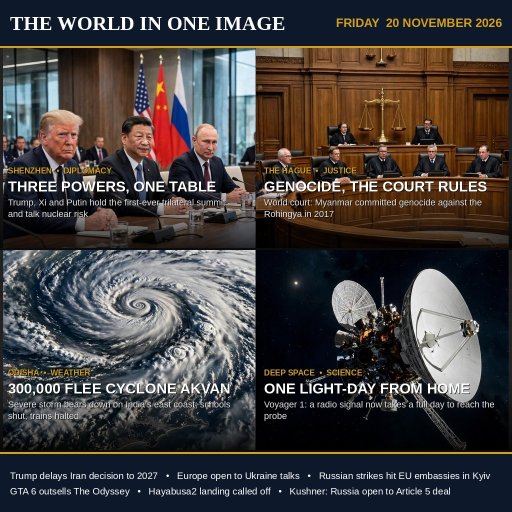
#> input picture entry.png, 1024 x 1024 px, given in place of artwork.png, which was not available (shown at 1/2 size)
$ python compose.py
#> lines starting #> are read from the running program, lines starting #| are printed output that depends on the picture
#!/usr/bin/env python3
"""Compose the final 1024x1024 news front page for news-image-20261120.

Build-time only: takes the generated 2x2 panel artwork (artwork.png),
crops each quadrant, and overlays a newspaper masthead, per-panel
headlines/captions and a bottom news ticker with PIL. Output is
entry.png (PNG if it fits in 1 MiB, else JPEG bytes under the same name).
Deterministic: no timestamps, no randomness, fixed fonts and layout.
"""
import os
from PIL import Image, ImageDraw, ImageFont, ImageOps

HERE = os.path.dirname(os.path.abspath(__file__))
SRC = os.path.join(HERE, "artwork.png")
OUT = os.path.join(HERE, "entry.png")

BOLD = "/usr/share/fonts/truetype/liberation/LiberationSans-Bold.ttf"
REG = "/usr/share/fonts/truetype/liberation/LiberationSans-Regular.ttf"
SERIF_BOLD = "/usr/share/fonts/truetype/liberation/LiberationSerif-Bold.ttf"

W = H = 1024
NAVY = (13, 24, 43)
GOLD = (212, 160, 23)
WHITE = (255, 255, 255)
OFFWHITE = (232, 232, 232)
DARK = (12, 12, 14)

HEADER_H = 92
PANEL_W, PANEL_H = 512, 400
TICKER_TOP = 904

PANELS = [
    # (quadrant box in 1600x1600 artwork, vertical bias, kicker, headline, sub)
    ((8, 8, 792, 792), 0.30, "SHENZHEN  \u2022  DIPLOMACY",
     "THREE POWERS, ONE TABLE",
     "Trump, Xi and Putin hold the first-ever trilateral summit \u2014 and talk nuclear risk"),
    ((808, 8, 1592, 792), 0.30, "THE HAGUE  \u2022  JUSTICE",
     "GENOCIDE, THE COURT RULES",
     "World court: Myanmar committed genocide against the Rohingya in 2017"),
    ((8, 808, 792, 1592), 0.45, "ODISHA  \u2022  WEATHER",
     "300,000 FLEE CYCLONE AKVAN",
     "Severe storm bears down on India\u2019s east coast; schools shut, trains halted"),
    ((808, 808, 1592, 1592), 0.45, "DEEP SPACE  \u2022  SCIENCE",
     "ONE LIGHT-DAY FROM HOME",
     "Voyager 1: a radio signal now takes a full day to reach the probe"),
]

TICKER = [
    "Trump delays Iran decision to 2027",
    "Europe open to Ukraine talks",
    "Russian strikes hit EU embassies in Kyiv",
    "GTA 6 outsells The Odyssey",
    "Hayabusa2 landing called off",
    "Kushner: Russia open to Article 5 deal",
]


def font(path, size):
    return ImageFont.truetype(path, size)


def wrap(draw, text, fnt, max_w):
    """Greedy word wrap by measured width."""
    words, lines, cur = text.split(), [], ""
    for word in words:
        trial = (cur + " " + word).strip()
        if draw.textlength(trial, font=fnt) <= max_w:
            cur = trial
        else:
            if cur:
                lines.append(cur)
            cur = word
    if cur:
        lines.append(cur)
    return lines


def text_shadow(d, xy, s, fnt, fill):
    """Crisp text with a 1px dark offset so it stays legible over bright photo areas."""
    d.text((xy[0] + 1, xy[1] + 1), s, font=fnt, fill=(0, 0, 0))
    d.text(xy, s, font=fnt, fill=fill)


def scrim(panel):
    """Bottom-up black gradient overlay, 170px tall."""
    grad = Image.new("L", (1, 170))
    for y in range(170):
        grad.putpixel((0, y), int(205 * (y / 169.0) ** 1.4))
    grad = grad.resize((PANEL_W, 170))
    black = Image.new("RGB", (PANEL_W, 170), (0, 0, 0))
    panel.paste(black, (0, PANEL_H - 170), grad)
    return panel


def main():
    art = Image.open(SRC).convert("RGB")
#> art is the input picture: PIL image 1024x1024 RGB; mean R, G, B 66.8, 62.6, 61.8
    canvas = Image.new("RGB", (W, H), DARK)
    draw = ImageDraw.Draw(canvas)

    # Header band
    draw.rectangle([0, 0, W, HEADER_H], fill=NAVY)
    draw.rectangle([0, HEADER_H, W, HEADER_H + 3], fill=GOLD)
    mast = font(SERIF_BOLD, 40)
    date_f = font(BOLD, 24)
    draw.text((20, 24), "THE WORLD IN ONE IMAGE", font=mast, fill=WHITE)
    date_txt = "FRIDAY  20 NOVEMBER 2026"
    draw.text((W - 20 - draw.textlength(date_txt, font=date_f), 32),
              date_txt, font=date_f, fill=GOLD)

    # Panels
    kick_f = font(BOLD, 16)
    head_f = font(BOLD, 29)
    sub_f = font(REG, 18)
    for i, (box, bias, kicker, headline, sub) in enumerate(PANELS):
        quad = art.crop(box)
        panel = ImageOps.fit(quad, (PANEL_W, PANEL_H),
                             method=Image.LANCZOS, centering=(0.5, bias))
        panel = scrim(panel)
        px = (i % 2) * PANEL_W
        py = HEADER_H + 4 + (i // 2) * (PANEL_H + 4)
        canvas.paste(panel, (px, py))
        d = ImageDraw.Draw(canvas)
        tx = px + 16
        base = py + PANEL_H
        text_shadow(d, (tx, base - 164), kicker, kick_f, GOLD)
        text_shadow(d, (tx, base - 140), headline, head_f, WHITE)
        lines = wrap(d, sub, sub_f, PANEL_W - 32)
        for j, line in enumerate(lines[:2]):
            text_shadow(d, (tx, base - 102 + j * 23), line, sub_f, OFFWHITE)
#> this loop made 4 passes
#> pass 1, in main, `quad = art.crop(box)`:
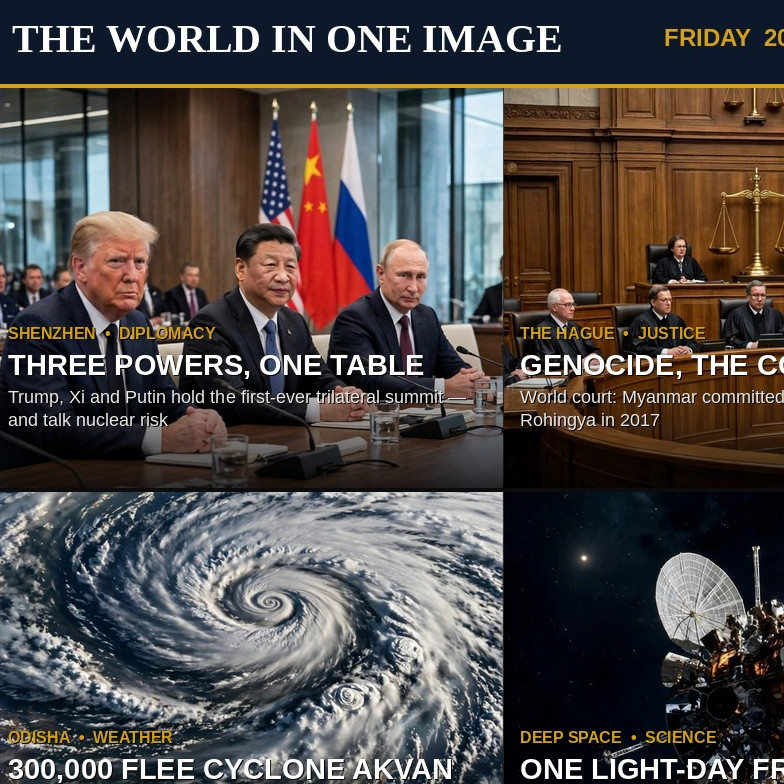
#> quad: PIL image 784x784 RGB; mean R, G, B 78.6, 73, 71.6
#> pass 1, in main, `panel = ImageOps.fit(quad, (PANEL_W, PANEL_H), method=Image.LANCZOS, c..`:
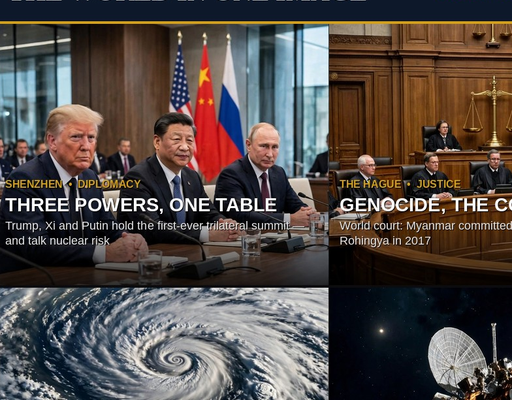
#> panel: PIL image 512x400 RGB; mean R, G, B 82.5, 74, 70.6
#> pass 1, in scrim, `grad = grad.resize((PANEL_W, 170))`:
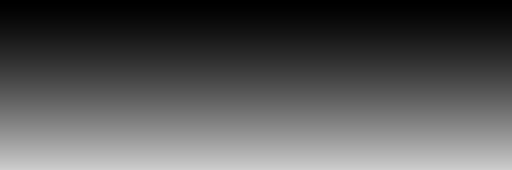
#> grad: PIL image 512x170 L; min 0, max 205, mean 85
#> after the loop:
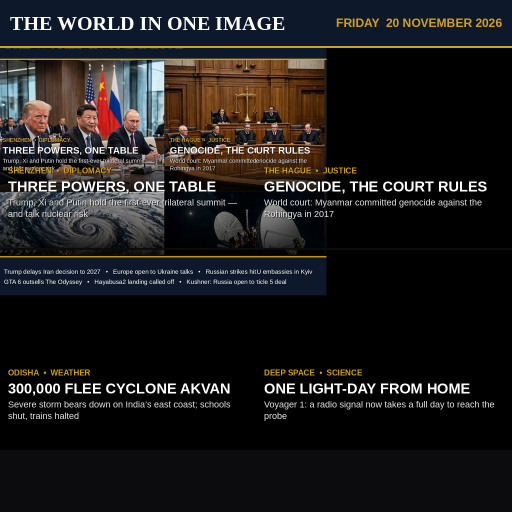
#> canvas: PIL image 1024x1024 RGB (shown at 1/2 size); mean R, G, B 29.7, 27.8, 27.4
#> after the loop:
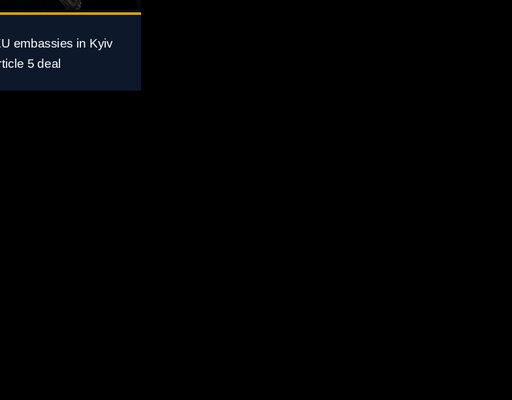
#> panel: PIL image 512x400 RGB; mean R, G, B 1.6, 2.1, 2.7
#> after the loop:
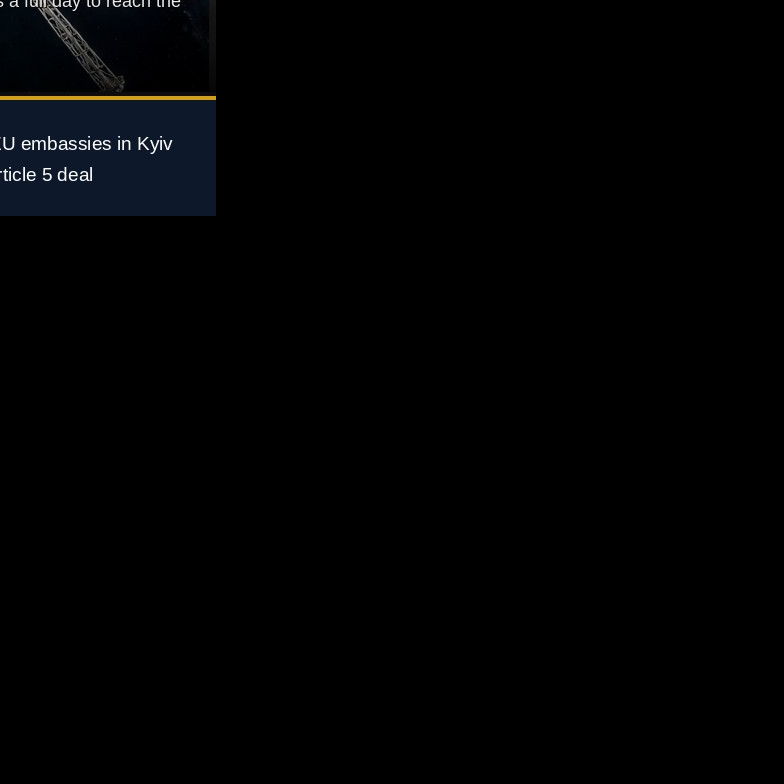
#> quad: PIL image 784x784 RGB; mean R, G, B 1.6, 2, 2.7

    # Ticker band
    draw.rectangle([0, TICKER_TOP, W, H], fill=NAVY)
    draw.rectangle([0, TICKER_TOP, W, TICKER_TOP + 3], fill=GOLD)
    tick_f = None
    sep = "   \u2022   "
    # Split items into two balanced lines, each fitting the width.
    line1_items, line2_items = TICKER[:3], TICKER[3:]
    line1 = sep.join(line1_items)
    line2 = sep.join(line2_items)
    for size in (19, 18, 17, 16):
        tick_f = font(REG, size)
        if (draw.textlength(line1, font=tick_f) <= W - 40
                and draw.textlength(line2, font=tick_f) <= W - 40):
            break
    band_h = H - TICKER_TOP - 3
    total_h = 2 * size + 12
    y0 = TICKER_TOP + 3 + (band_h - total_h) // 2
    draw.text((20, y0), line1, font=tick_f, fill=WHITE)
    draw.text((20, y0 + size + 12), line2, font=tick_f, fill=WHITE)

    # Save: PNG first; fall back to JPEG bytes (still named entry.png) if over 1 MiB.
    canvas.save(OUT, format="PNG", optimize=True)
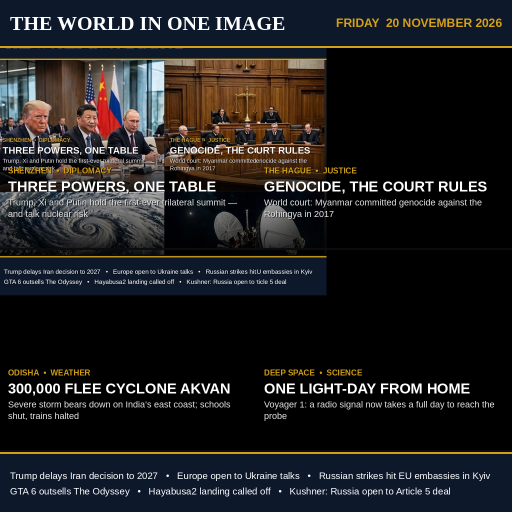
#> saved as entry.png: PIL image 1024x1024 RGB (shown at 1/2 size); mean R, G, B 32.1, 31.2, 32
    if os.path.getsize(OUT) > 1048576:
        canvas.save(OUT, format="JPEG", quality=90, optimize=True)
    print("wrote", OUT, os.path.getsize(OUT), "bytes")


if __name__ == "__main__":
    main()
